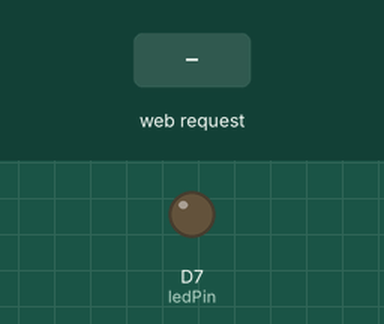
Bench run of a sketch on a simulated ESP8266 (NodeMCU). On the bench: output pins drawn as LEDs (lit = HIGH). The inputs (shaded band) are chosen by the test bench. WiFi joins after 1.5 s; servers stay silent unless stated; what the sketch prints to the serial monitor is not drawn.

Above: at 2.7 s.
2.8 s: HTTP request GET /LED=ON received
At 3.7 s:
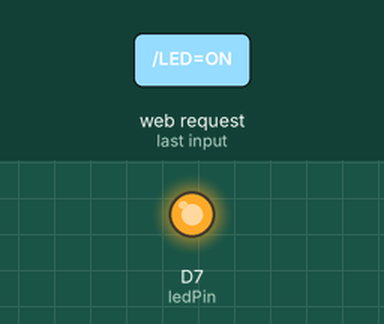
4.3 s: HTTP request GET /LED=OFF received
At 4.8 s:
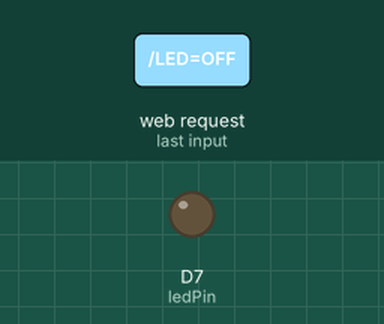
Timing chart, 0 to 7.3 s (numbered marks = the images above; inputs shaded):
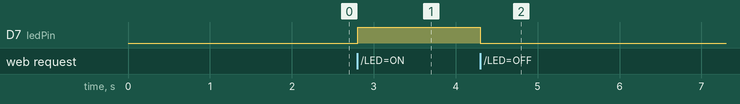

Measured:
- after the input at 2.8 s, D7 (ledPin): LOW → HIGH at once
- after the input at 4.3 s, D7 (ledPin): HIGH → LOW at once

The sketch:

sketch_may08e.ino
```cpp
/*
 *  This program creates web server in NodeMCU.
 *  Provides two buttons to client to turn pin on and off.
 */

#include <ESP8266WiFi.h>

const char *ssid = "s";
const char *password = "harrypotter";

int ledPin = D7;
WiFiServer server(80);          // Port number

void setup() {

  Serial.begin(115200);
  delay(10);

  pinMode(ledPin, OUTPUT);
  digitalWrite(ledPin, LOW);

  Serial.println();
  Serial.println();
  Serial.print("Connecting to ");
  Serial.println(ssid);

  WiFi.begin(ssid, password);

  // Retry while wifi is not connected
  while(WiFi.status() != WL_CONNECTED) {
    delay(500);
    Serial.print(".");
  }
  Serial.println("");
  Serial.println("WiFi connected");

  // Start the server
  server.begin();
  Serial.println("Server started");

  // Print the IP address
  Serial.print("Use this URL to connect: ");
  Serial.print("http://");
  Serial.print(WiFi.localIP());
  Serial.println("/");
  Serial.println();

}

void loop() {
  // put your main code here, to run repeatedly:

  // Check if client has connected
  WiFiClient client = server.available();
  if(!client) {
    return;
  }

  // Wait until the client sends some data
  Serial.println("new client");
  while(!client.available()) {
    delay(1);
  }

  // Read the first line of the request
  String request = client.readStringUntil('\r');
  Serial.println(request);
  client.flush();

  // Match the request
  int value = LOW;
  if(request.indexOf("/LED=ON") != -1) {
    digitalWrite(ledPin, HIGH);
    value = HIGH;
  }
  if(request.indexOf("/LED=OFF") != -1){
    digitalWrite(ledPin, LOW);
    value = LOW;
  }


  // Set LED pin accirdig to the request
  // digitalWrite(ledPin, value);

  // Return the reaponse
  client.println("HTTP/1.1 200 OK");
  client.println("Content-Type: text/html");
  client.println("");       // Important; don't forget
  client.println("<!DOCTYPE HTML>");
  client.println("<html>");

  client.print("Led pin is now: ");
  if(value == HIGH) {
    client.print("On");
  } else {
    client.print("Off");
  }

  client.println("<br><br>");
  client.println("<a href=\"/LED=ON\"\"><button>Turn on</button></a>");
  client.println("<a href=\"/LED=OFF\"\"><button>Turn off</button></a>");
  client.println("</html>");

  delay(1);
  Serial.println("Client disconnected");
  Serial.println("");

}
```
